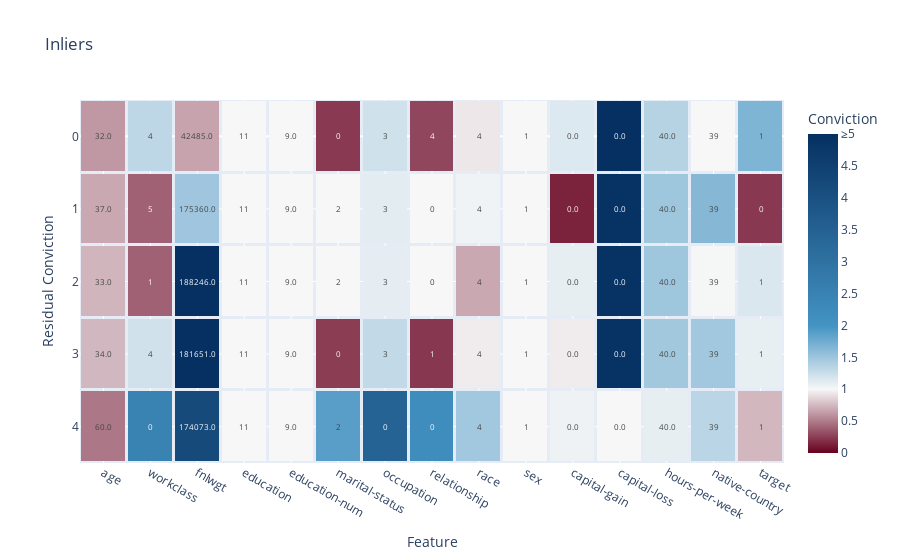

The code cell stored with this chart in its notebook:
### Code cell
fig = plot_anomalies(inliers, case_feature_residual_convictions, title="Inliers", yaxis_title="Residual Conviction")
fig.show(width=1500, height=750)

### Figure 1 — Plotly figure (JSON) as saved in the notebook; plotly's stock layout.template omitted (floating-point values rounded to 4 significant figures)
{"data": [{"coloraxis": "coloraxis", "hovertemplate": "Conviction=%{z}", "name": "Outliers", "text": [["32.0", "4", "42485.0", "11", "9.0", "0", "3", "4", "4", "1", "0.0", "0.0", "40.0", "39", "1", "0.18493947141650996", "732", "1fa29d55-96d0-4a65-a0bc-b98a590fd8c9", "1.1805121515578134", "inlier"], ["37.0", "5", "175360.0", "11", "9.0", "2", "3", "0", "4", "1", "0.0", "0.0", "40.0", "39", "0", "0.21310180619411548", "765", "1fa29d55-96d0-4a65-a0bc-b98a590fd8c9", "1.522217927982746", "inlier"], ["33.0", "1", "188246.0", "11", "9.0", "2", "3", "0", "4", "1", "0.0", "0.0", "40.0", "39", "1", "0.21849771257306783", "82", "1fa29d55-96d0-4a65-a0bc-b98a590fd8c9", "1.5871348241747736", "inlier"], ["34.0", "4", "181651.0", "11", "9.0", "0", "3", "1", "4", "1", "0.0", "0.0", "40.0", "39", "1", "0.2267803374485548", "963", "1fa29d55-96d0-4a65-a0bc-b98a590fd8c9", "1.6909379995106415", "inlier"], ["60.0", "0", "174073.0", "11", "9.0", "2", "0", "0", "4", "1", "0.0", "0.0", "40.0", "39", "1", "0.24400684972411543", "756", "1fa29d55-96d0-4a65-a0bc-b98a590fd8c9", "3.2693655862155744", "inlier"]], "texttemplate": "%{text}", "type": "heatmap", "x": ["age", "workclass", "fnlwgt", "education", "education-num", "marital-status", "occupation", "relationship", "race", "sex", "capital-gain", "capital-loss", "hours-per-week", "native-country", "target"], "xgap": 3, "y": [0, 1, 2, 3, 4], "ygap": 3, "z": [[0.6166, 1.318, 0.6591, 1.0, 1.0, 0.2366, 1.224, 0.2876, 0.9357, 1.0, 1.142, 6.585, 1.364, 1.0, 1.671], [0.6784, 0.3939, 1.486, 1.0, 1.0, 1.0, 1.114, 1.0, 1.043, 1.0, 0.1369, 4.909, 1.492, 1.626, 0.2321], [0.7319, 0.3933, 5.509, 1.0, 1.0, 1.0, 1.103, 1.0, 0.68, 1.0, 1.089, 4.91, 1.492, 1.01, 1.156], [0.7394, 1.219, 10.24, 1.0, 1.0, 0.2473, 1.292, 0.2251, 0.95, 1.0, 0.9496, 4.909, 1.472, 1.47, 1.083], [0.4801, 2.496, 4.209, 1.0, 1.0, 1.885, 3.448, 2.194, 1.47, 1.0, 1.051, 1.0, 1.09, 1.341, 0.7404]]}], "layout": {"coloraxis": {"cmax": 5, "cmin": 0, "colorbar": {"ticktext": ["0", "0.5", "1", "1.5", "2", "2.5", "3", "3.5", "4", "4.5", "≥5"], "tickvals": [0, 0.5, 1, 1.5, 2, 2.5, 3, 3.5, 4, 4.5, 5], "title": {"text": "Conviction"}}, "colorscale": [[0, "rgb(103,0,31)"], [0.2, "rgb(247, 247, 247)"], [0.4, "rgb(67,147,195)"], [1, "rgb(5,48,97)"]]}, "title": {"text": "Inliers"}, "xaxis": {"anchor": "y", "domain": [0, 1], "title": {"text": "Feature"}}, "yaxis": {"anchor": "x", "autorange": "reversed", "domain": [0, 1], "title": {"text": "Residual Conviction"}}}}
